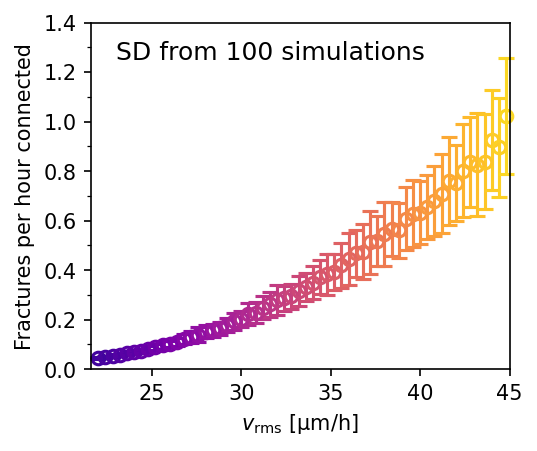

Reproduce this figure in Python.
import numpy as np
from matplotlib import pyplot as plt
from matplotlib.ticker import (MultipleLocator, AutoMinorLocator)


vas = np.arange(0.55, 1.51, 0.01)


start, end = 0.1, 0.92
cmap = plt.cm.plasma
colors = cmap(np.linspace(start, end, len(vas[:58])))



means = []
stds = []
for va in vas:
    data = np.load('../data/va%g.npz' % va)
    tot_num_breaking = data['breaking']
    tot_num_connection_hours = data['connections']

    fracture_per_hour_connected = tot_num_breaking / tot_num_connection_hours

    means.append(np.mean(fracture_per_hour_connected))
    stds.append(np.std(fracture_per_hour_connected))

fig, ax = plt.subplots(figsize=(3.6, 3))

print(vas.tolist())
print(np.array(means).tolist())
print(np.array(stds).tolist())
np.save('fracture_rates.npy', np.array([vas, means, stds]))


kb_theory = np.linspace(0.6, 1.1, 100)
kd = np.log(2)/16.
gamma_theory = kb_theory / kd
mean_theory = (1. + gamma_theory) / gamma_theory
var_theory = mean_theory / gamma_theory
CV_theory = 1./np.sqrt(1.+gamma_theory)


vv = np.linspace(0.2, 1.5, 100)
muk = 4 # 1/4 [hr^-1]
deltalb = 6.5 # [um]
tau = 0.5 # [hr]
Ds = (vv * 40)**2 * tau / 2.
eta = 1. + 2. * muk * tau
tau0 = np.pi * eta / muk
kb_1d = (1./tau0) * np.exp(-(muk * (deltalb**2) * np.sqrt(1. + 4 * muk * tau))/(2 * Ds))


for idx in range(58):
    ax.errorbar((vas * 40)[idx], means[idx], yerr=stds[idx], fmt='o', color=colors[idx], markerfacecolor='None', markeredgewidth=1.5, capsize=4, elinewidth=1.5, clip_on=False, zorder=0)

ax.set_xlabel("$v_\mathrm{rms}$ [μ$\mathrm{m/h}$]")
ax.set_ylabel("Fractures per hour connected")

ax.text(23, 1.25, f"SD from {len(fracture_per_hour_connected)} simulations", fontsize=12)



# ax.set_yscale("log")
ax.set_xlim(0.54 * 40, 45)
ax.set_ylim(0, 1.4)
# ax.set_yticks(np.arange(0, 1.6, 0.5))
ax.set_xticks(np.arange(25, 46, 5))

ax.yaxis.set_minor_locator(AutoMinorLocator(2))


plt.savefig("fracture_rate.png", dpi=150, bbox_inches='tight')
